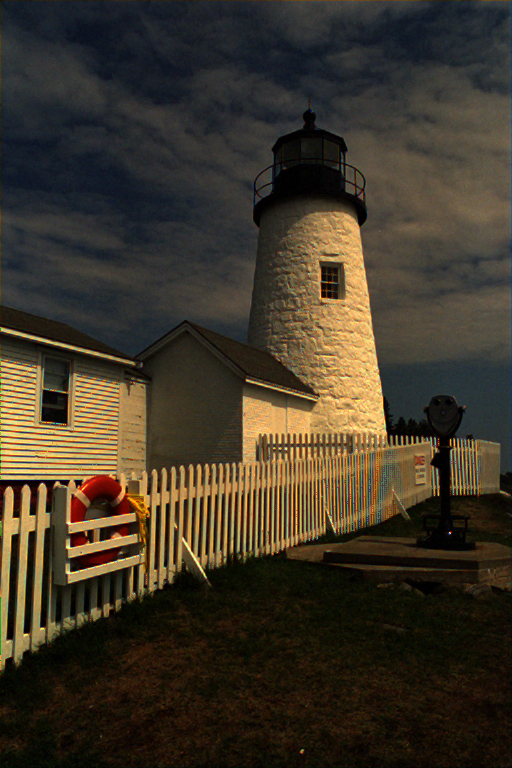
#> input picture Lab2/lighthouse_RAW_noisy_sigma0.01.png.edgedirected.mine.png, 512 x 768 px
$ jupyter execute COMP_PHO_MEDIAN_CHROMATIC_CHANNELS.ipynb   (shell and % lines are left out)
#> lines starting #> are read from the running program, lines starting #| are printed output that depends on the picture; after the words box and inside, x2 and y2 are one past the last pixel; in counts of white or black regions, pixels touching at a corner belong together
[cell 1]
%pylab
import math
from scipy import ndimage
import numpy as np

[cell 2]
image = ndimage.imread('./lighthouse_RAW_noisy_sigma0.01.png.edgedirected.mine.png')
#> image is the input picture: shape (768, 512, 4); mean R, G, B, A 62.6, 54.1, 39.9, 255

# source: http://www.fourcc.org/fccyvrgb.php
def toYCrCb(image):
    YRCoeff = 0.257
    YGCoeff = 0.504
    YBCoeff = 0.098
    YConstant = 16

    CrRCoeff = 0.439
    CrGCoeff = 0.368
    CrBCoeff = 0.071
    CrConstant = 128

    CbRCoeff = 0.148
    CbGCoeff = 0.291
    CbBCoeff = 0.439
    CbConstant = 128

    reds = image[:, :, 0]
    greens = image[:, :, 1]
    blues = image[:, :, 2]

    Y  = YRCoeff * reds + YGCoeff * greens + YBCoeff * blues + YConstant
    Cr = CrRCoeff * reds - CrGCoeff * greens - CrBCoeff * blues + CrConstant
    Cb = -(CbRCoeff * reds) - CbGCoeff * greens + CbBCoeff * blues + CbConstant

    result = np.empty(shape=(image.shape[0], image.shape[1], 3))
    result[:, :, 0] = Y
    result[:, :, 1] = Cr
    result[:, :, 2] = Cb

    return result

def toRGB(image):
    YCoeff = 1.164

    BCbCoeff = 2.018

    GCrCoeff = -0.813
    GCbCoeff = -0.391

    RCrCoeff = 1.596

    Y = image[:, :, 0]
    Cr = image[:, :, 1]
    Cb = image[:, :, 2]

    Y -= 16
    Cr -= 128
    Cb -= 128

    YPiece = Y * YCoeff
    blues = YPiece + BCbCoeff * Cb
    greens = YPiece + (GCrCoeff * Cr) + (GCbCoeff * Cb)
    reds = YPiece + (RCrCoeff * Cr)

    result = np.empty(shape=(image.shape[0], image.shape[1], 3))

    overflowedReds = reds > 255
    overflowedGreens = greens > 255
    overflowedBlues = blues > 255

    underflowedReds = reds < 0
    underflowedGreens = greens < 0
    underflowedBlues = blues < 0

    reds[overflowedReds] = 255.
    greens[overflowedGreens] = 255.
    blues[overflowedBlues] = 255.

    reds[underflowedReds] = 0.
    greens[underflowedGreens] = 0.
    blues[underflowedBlues] = 0.

    result[:, :, 0] = reds
    result[:, :, 1] = greens
    result[:, :, 2] = blues

    return result

def naiveMedianFilter(window):
    sortedWindow = sorted(window)
    return sortedWindow[len(sortedWindow) / 2]

def applyGamma(image, gamma = 1/2.2):
    red = image[:, :, 0]
    green = image[:, :, 1]
    blue = image[:, :, 2]
    gamma = 1 / 2.2

    red = np.power(red, gamma)
    green = np.power(green, gamma)
    blue = np.power(blue, gamma)

    result = np.empty(shape=(image.shape[0], image.shape[1], 3))
    result[:, :, 0] = red
    result[:, :, 1] = green
    result[:, :, 2] = blue

    return result

yuvImage = toYCrCb(image)
#> in toYCrCb, `Cb = -(CbRCoeff * reds) - CbGCoeff * greens + CbBCoeff * blues + CbCon..`:
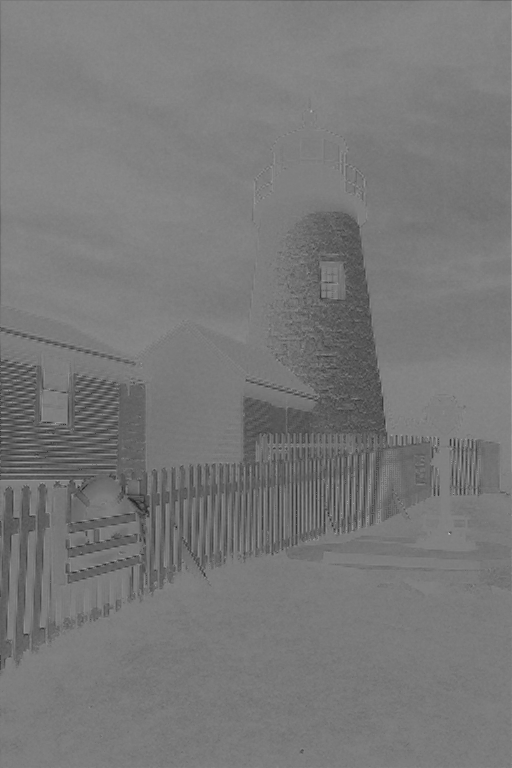
#> Cb: shape (768, 512) float64; min 30.91, max 187.3, mean 120.5
# naive usage:
# yuvImage[:, :, 1] = ndimage.filters.generic_filter(yuvImage[:, :, 1], size=10, function=naiveMedianFilter)
# yuvImage[:, :, 2] = ndimage.filters.generic_filter(yuvImage[:, :, 2], size=10, function=naiveMedianFilter)

yuvImage[:, :, 1] = ndimage.filters.median_filter(yuvImage[:, :, 1], size=10)
yuvImage[:, :, 2] = ndimage.filters.median_filter(yuvImage[:, :, 2], size=10)
rgbImage = toRGB(yuvImage)
#> in toRGB, `Cr -= 128`:
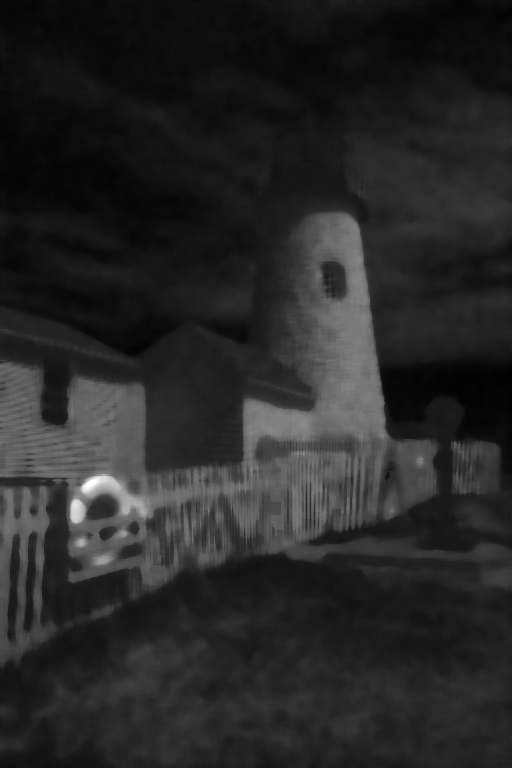
#> Cr: shape (768, 512) float64; min -6.2, max 64.59, mean 4.8; drawn with min black and max white
#> in toRGB, `Cb -= 128`:
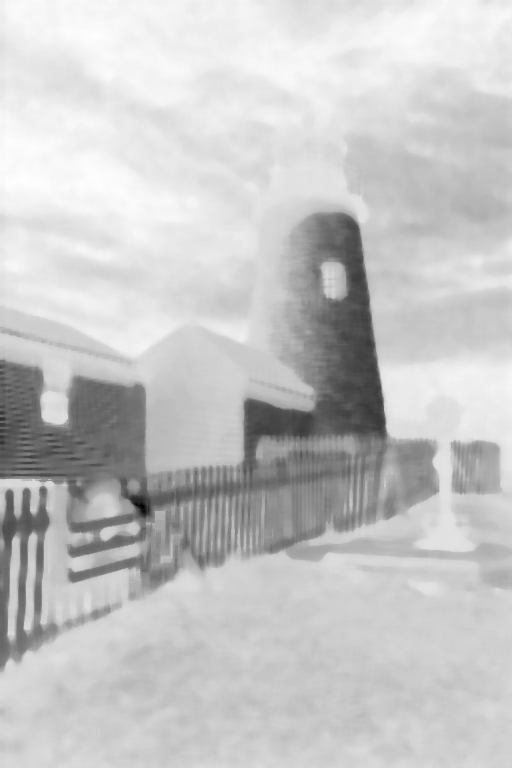
#> Cb: shape (768, 512) float64; min -59.05, max 7.48, mean -7.29; drawn with min black and max white
#> in toRGB, `overflowedReds = reds > 255`:
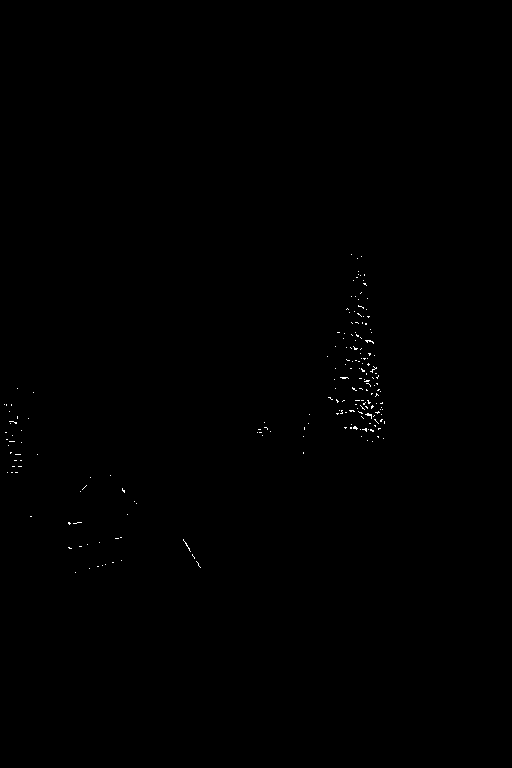
#> overflowedReds: shape (768, 512) bool; 0.16% white in thin lines or dots, all inside (x1, y1, x2, y2) = (4, 254, 385, 573)
#> in toRGB, `overflowedGreens = greens > 255`: overflowedGreens: shape (768, 512) bool; every value is 0
#> in toRGB, `underflowedReds = reds < 0`: underflowedReds: shape (768, 512) bool; 0.01% white in thin lines or dots, all inside (x1, y1, x2, y2) = (69, 112, 459, 768)
#> in toRGB, `underflowedGreens = greens < 0`: underflowedGreens: shape (768, 512) bool; 0.15% white in thin lines or dots, all inside (x1, y1, x2, y2) = (1, 131, 467, 663)
#> in toRGB, `underflowedBlues = blues < 0`: underflowedBlues: shape (768, 512) bool; 5.6% white in thin lines or dots, all inside (x1, y1, x2, y2) = (0, 135, 512, 768)
#> in toRGB, `reds[overflowedReds] = 255.`:
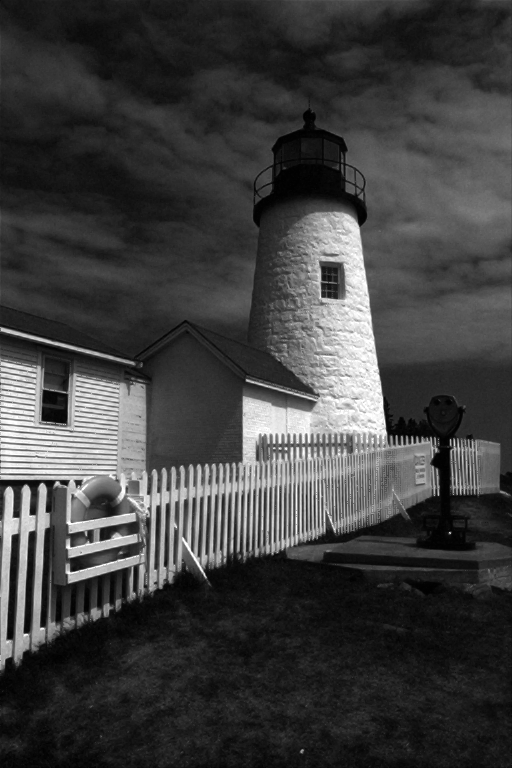
#> reds: shape (768, 512) float64; min -1.25, max 255, mean 62.7; drawn with min black and max white
#> in toRGB, `reds[underflowedReds] = 0.`: reds: shape (768, 512) float64; 0.01% of pixels changed, all inside (x1, y1, x2, y2) = (69, 112, 459, 768)
#> in toRGB, `greens[underflowedGreens] = 0.`: greens: shape (768, 512) float64; min 0, max 247.2, mean 54
#> in toRGB, `blues[underflowedBlues] = 0.`:
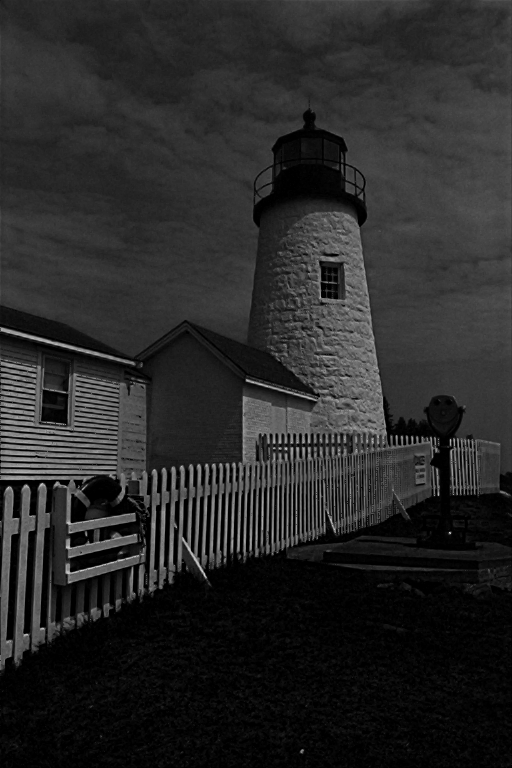
#> blues: shape (768, 512) float64; min 0, max 210.8, mean 40.6
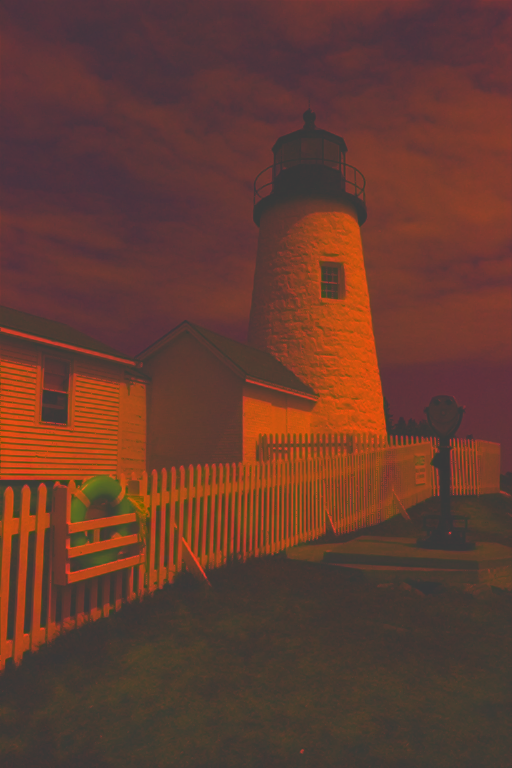
#> yuvImage: shape (768, 512, 3) float64; mean of channels 0, 1, 2 47.3, 4.8, -7.3; drawn with min black and max white

imshow(applyGamma(rgbImage / 255.0))
#> in applyGamma, `green = np.power(green, gamma)`:
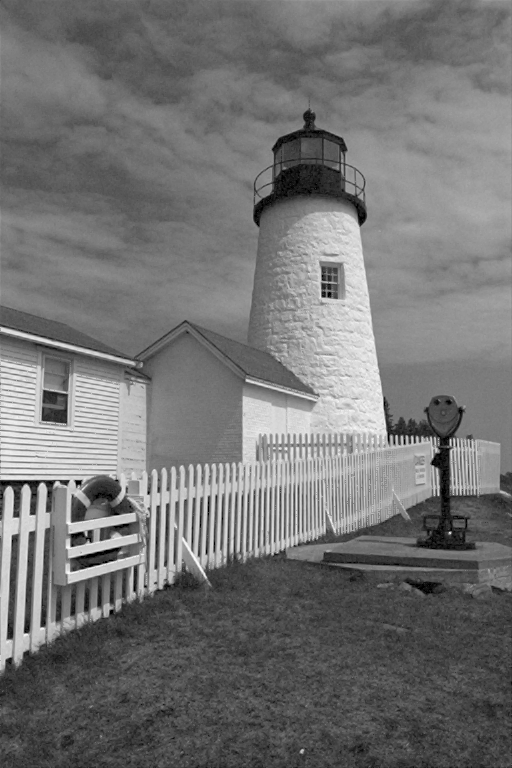
#> green: shape (768, 512) float64; min 0, max 0.986, mean 0.454
#> in applyGamma, `blue = np.power(blue, gamma)`:
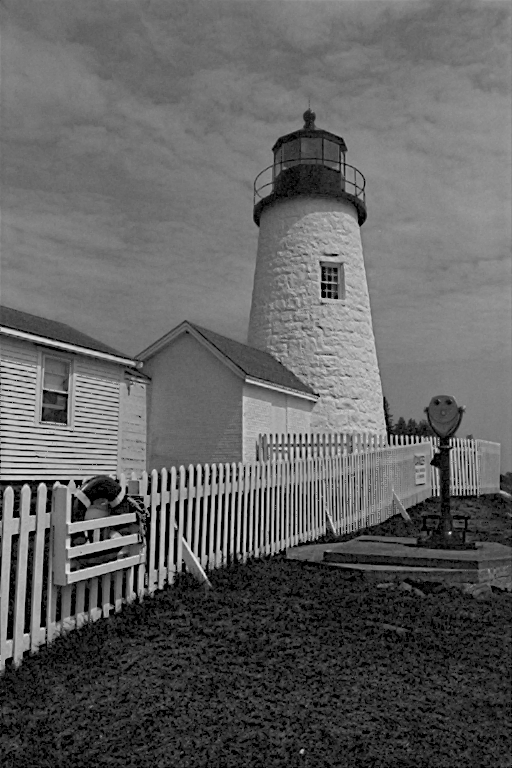
#> blue: shape (768, 512) float64; min 0, max 0.917, mean 0.382
#> in applyGamma, `result[:, :, 2] = blue`:
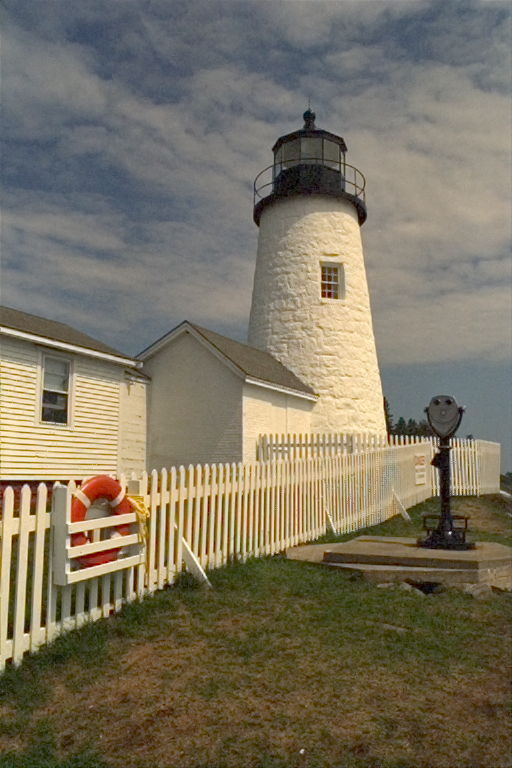
#> result: shape (768, 512, 3) float64; mean of channels 0, 1, 2 0.483, 0.454, 0.382; drawn as R, G, B
